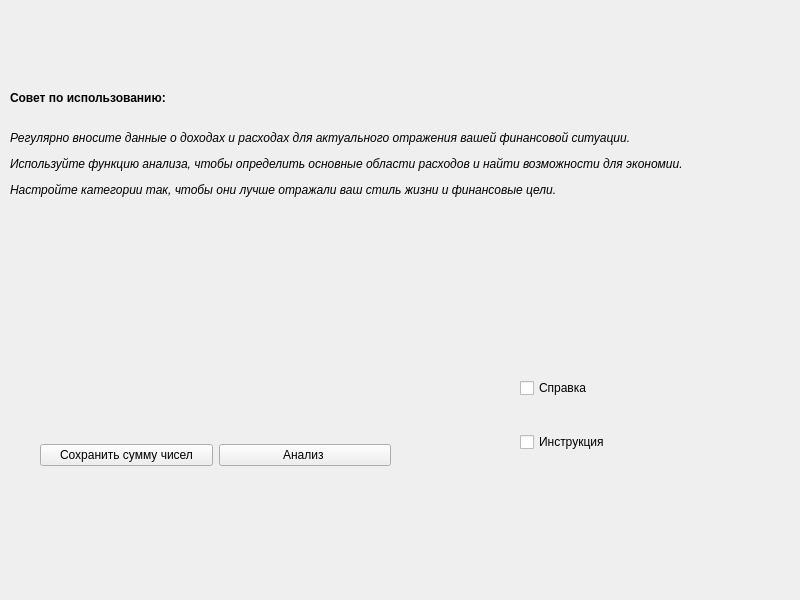
<?xml version="1.0" encoding="UTF-8"?>
<ui version="4.0">
 <class>MainWindow</class>
 <widget class="QMainWindow" name="MainWindow">
  <property name="geometry">
   <rect>
    <x>0</x>
    <y>0</y>
    <width>800</width>
    <height>600</height>
   </rect>
  </property>
  <property name="windowTitle">
   <string>MainWindow</string>
  </property>
  <widget class="QWidget" name="centralwidget">
   <widget class="QWidget" name="verticalLayoutWidget">
    <property name="geometry">
     <rect>
      <x>10</x>
      <y>10</y>
      <width>1669</width>
      <height>269</height>
     </rect>
    </property>
    <layout class="QVBoxLayout" name="verticalLayout">
     <item>
      <widget class="QLabel" name="label_2">
       <property name="text">
        <string>&lt;html&gt;&lt;head/&gt;&lt;body&gt;&lt;p&gt;&lt;span style=&quot; font-weight:600;&quot;&gt;Совет по использованию:&lt;/span&gt;&lt;br/&gt;&lt;/p&gt;&lt;p&gt;&lt;span style=&quot; font-style:italic;&quot;&gt;Регулярно вносите данные о доходах и расходах для актуального отражения вашей финансовой ситуации.&lt;/span&gt;&lt;/p&gt;&lt;p&gt;&lt;span style=&quot; font-style:italic;&quot;&gt;Используйте функцию анализа, чтобы определить основные области расходов и найти возможности для экономии.&lt;/span&gt;&lt;/p&gt;&lt;p&gt;&lt;span style=&quot; font-style:italic;&quot;&gt;Настройте категории так, чтобы они лучше отражали ваш стиль жизни и финансовые цели.&lt;/span&gt;&lt;/p&gt;&lt;/body&gt;&lt;/html&gt;</string>
       </property>
      </widget>
     </item>
    </layout>
   </widget>
   <widget class="QWidget" name="horizontalLayoutWidget">
    <property name="geometry">
     <rect>
      <x>40</x>
      <y>370</y>
      <width>351</width>
      <height>171</height>
     </rect>
    </property>
    <layout class="QHBoxLayout" name="horizontalLayout">
     <item>
      <widget class="QPushButton" name="pushButton_2">
       <property name="text">
        <string>Сохранить сумму чисел</string>
       </property>
      </widget>
     </item>
     <item>
      <widget class="QPushButton" name="pushButton">
       <property name="text">
        <string>Анализ </string>
       </property>
      </widget>
     </item>
    </layout>
   </widget>
   <widget class="QWidget" name="verticalLayoutWidget_2">
    <property name="geometry">
     <rect>
      <x>520</x>
      <y>350</y>
      <width>201</width>
      <height>131</height>
     </rect>
    </property>
    <layout class="QVBoxLayout" name="verticalLayout_2">
     <item>
      <widget class="QCheckBox" name="checkBox">
       <property name="text">
        <string>Справка</string>
       </property>
      </widget>
     </item>
     <item>
      <widget class="QCheckBox" name="checkbox_two">
       <property name="text">
        <string>Инструкция</string>
       </property>
      </widget>
     </item>
    </layout>
   </widget>
  </widget>
 </widget>
 <resources/>
 <connections/>
</ui>
